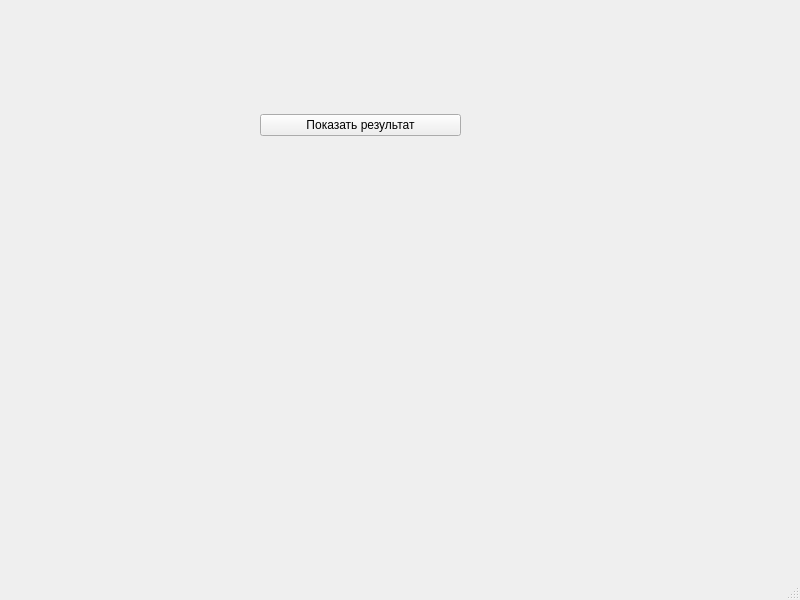
<?xml version="1.0" encoding="UTF-8"?>
<ui version="4.0">
 <class>MainWindow</class>
 <widget class="QMainWindow" name="MainWindow">
  <property name="geometry">
   <rect>
    <x>0</x>
    <y>0</y>
    <width>800</width>
    <height>600</height>
   </rect>
  </property>
  <property name="windowTitle">
   <string>MainWindow</string>
  </property>
  <widget class="QWidget" name="centralwidget">
   <widget class="QWidget" name="verticalLayoutWidget">
    <property name="geometry">
     <rect>
      <x>260</x>
      <y>110</y>
      <width>201</width>
      <height>31</height>
     </rect>
    </property>
    <layout class="QVBoxLayout" name="verticalLayout">
     <item>
      <widget class="QPushButton" name="pushButton">
       <property name="text">
        <string>Показать результат</string>
       </property>
      </widget>
     </item>
    </layout>
   </widget>
  </widget>
  <widget class="QMenuBar" name="menubar">
   <property name="geometry">
    <rect>
     <x>0</x>
     <y>0</y>
     <width>800</width>
     <height>18</height>
    </rect>
   </property>
  </widget>
  <widget class="QStatusBar" name="statusbar"/>
 </widget>
 <resources/>
 <connections/>
</ui>
